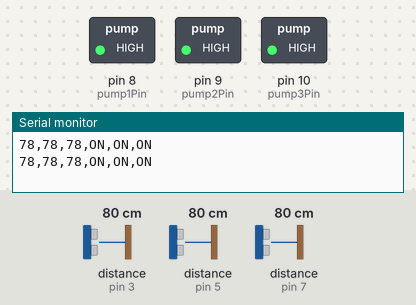
Recording of a sketch running on a simulated Arduino Uno, built with avr-gcc and run on an emulated ATmega328P. Parts: switched loads named in the sketch (green lamp = pin HIGH), the last lines printed to the serial monitor. Wiring (inferred from the names in the program): 3 × ultrasonic range finder: trigger pin 2, echo pin 3 / trigger pin 4, echo pin 5 / trigger pin 6, echo pin 7. Inputs (shaded band) come from the test bench; at power-on: distance to the obstacle (sensors on pin 3, pin 5, pin 7) 80 cm. The echo pulse lasts 58.3 µs per cm; pins used as bus, display or sensor lines are not drawn.

Above: at 1.8 s.
1.9 s: distance to the obstacle (sensor on pin 3) set to 13 cm
3.4 s: distance to the obstacle (sensor on pin 3) set to 10 cm
At 4.6 s:
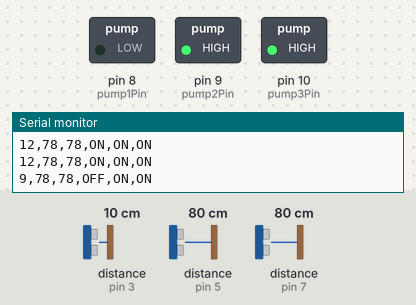
5.5 s: distance to the obstacle (sensor on pin 5) set to 14 cm
7.2 s: distance to the obstacle (sensor on pin 5) set to 10 cm
At 9.0 s:
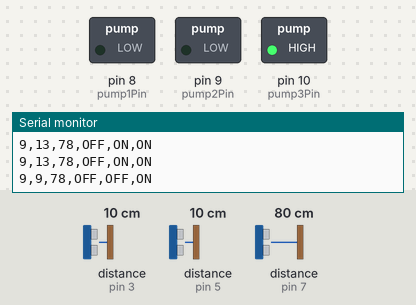
9.6 s: distance to the obstacle (sensor on pin 7) set to 13 cm
11.3 s: distance to the obstacle (sensor on pin 7) set to 10 cm
At 12.9 s:
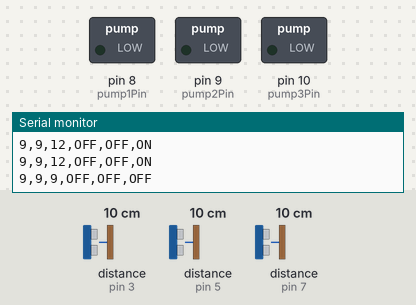
Timing chart, 0 to 14.4 s (numbered marks = the images above; inputs shaded):
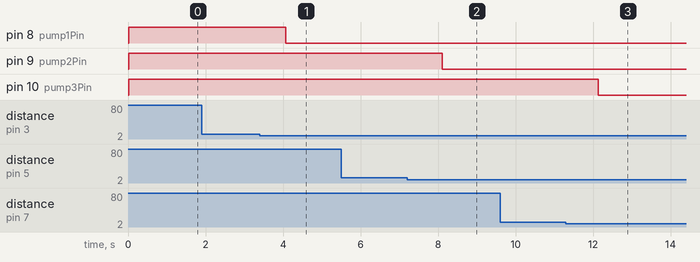

Measured:
- the behaviour switches between 12 and 11 cm on distance to the obstacle (sensor on pin 3) (found by bisection; images 0 and 1)
- the behaviour switches between 12 and 11 cm on distance to the obstacle (sensor on pin 5) (found by bisection; images 1 and 2)
- the behaviour switches between 12 and 11 cm on distance to the obstacle (sensor on pin 7) (found by bisection; images 2 and 3)
- after the input at 3.4 s, pin 8 (pump1Pin): HIGH → LOW after 0.67 s
- after the input at 7.2 s, pin 9 (pump2Pin): HIGH → LOW after 0.91 s
- after the input at 11.3 s, pin 10 (pump3Pin): HIGH → LOW after 0.83 s

The sketch:

CONTROLS_WATERBALANCER.ino
```cpp
const int triggerPin1 = 2;
const int echoPin1 = 3;

const int triggerPin2 = 4;
const int echoPin2 = 5;

const int triggerPin3 = 6;
const int echoPin3 = 7;

const int pump1Pin = 8;
const int pump2Pin = 9;
const int pump3Pin = 10;

const int setPointDistance = 10;

void setup()
{
  pinMode(triggerPin1, OUTPUT);
  pinMode(triggerPin2, OUTPUT);
  pinMode(triggerPin3, OUTPUT);

  pinMode(echoPin1, INPUT);
  pinMode(echoPin2, INPUT);
  pinMode(echoPin3, INPUT);

  pinMode(pump1Pin, OUTPUT);
  pinMode(pump2Pin, OUTPUT);
  pinMode(pump3Pin, OUTPUT);

  Serial.begin(9600);
}

void loop()
{
  String motor1Status, motor2Status, motor3Status;

  int container1Distance = getSonarDistance1();
  int container2Distance = getSonarDistance2();
  int container3Distance = getSonarDistance3();

  if (container1Distance > setPointDistance)
  {
    digitalWrite(pump1Pin, HIGH);
    motor1Status = "ON";
  }
  else
  {
    digitalWrite(pump1Pin, LOW);
    motor1Status = "OFF";
  }

  if (container2Distance > setPointDistance)
  {
    digitalWrite(pump2Pin, HIGH);
    motor2Status = "ON";
  }
  else
  {
    digitalWrite(pump2Pin, LOW);
    motor2Status = "OFF";
  }

  if (container3Distance > setPointDistance)
  {
    digitalWrite(pump3Pin, HIGH);
    motor3Status = "ON";
  }
  else
  {
    digitalWrite(pump3Pin, LOW);
    motor3Status = "OFF";
  }

  String toMATLAB = "";
  toMATLAB += String(container1Distance);
  toMATLAB += ",";
  toMATLAB += String(container2Distance);
  toMATLAB += ",";
  toMATLAB += String(container3Distance);
  toMATLAB += ",";
  toMATLAB += String(motor1Status);
  toMATLAB += ",";
  toMATLAB += String(motor2Status);
  toMATLAB += ",";
  toMATLAB += String(motor3Status);

  Serial.println(toMATLAB);

  delay(1000);
}

int getSonarDistance1()
{
  digitalWrite(triggerPin1, LOW);
  delayMicroseconds(2);

  digitalWrite(triggerPin1, HIGH);
  delayMicroseconds(10);
  digitalWrite(triggerPin1, LOW);

  int distance = pulseIn(echoPin1, HIGH);
  distance = distance * 0.034 / 2;

  // Check sensor distance ranger.
  if (!(distance >= 2 && distance <= 400))
  {
    return 0;
  }

  return distance;
}

int getSonarDistance2()
{
  digitalWrite(triggerPin2, LOW);
  delayMicroseconds(2);

  digitalWrite(triggerPin2, HIGH);
  delayMicroseconds(10);
  digitalWrite(triggerPin2, LOW);

  int distance = pulseIn(echoPin2, HIGH);
  distance = distance * 0.034 / 2;

  // Check sensor distance ranger.
  if (!(distance >= 2 && distance <= 400))
  {
    return 0;
  }

  return distance;
}

int getSonarDistance3()
{
  digitalWrite(triggerPin3, LOW);
  delayMicroseconds(2);

  digitalWrite(triggerPin3, HIGH);
  delayMicroseconds(10);
  digitalWrite(triggerPin3, LOW);

  int distance = pulseIn(echoPin3, HIGH);
  distance = distance * 0.034 / 2;

  // Check sensor distance ranger.
  if (!(distance >= 2 && distance <= 400))
  {
    return 0;
  }

  return distance;
}
```
